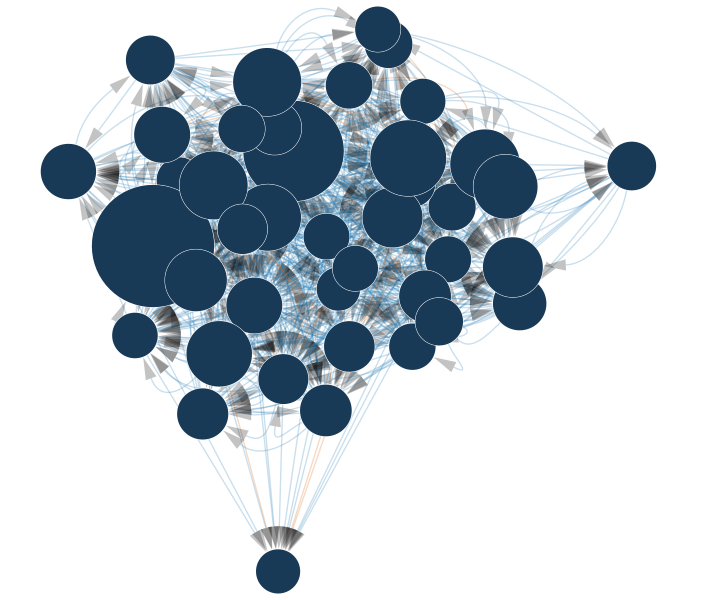
#> input picture outputs/cytoscape/bitcoin_otc_hub_view_cropped.png, 720 x 600 px
$ python -i compose_outputs.py   (imports and definitions only)
#> lines starting #> are read from the running program, lines starting #| are printed output that depends on the picture
"""Turn the Cytoscape exports into the final figures and the CyAnimator video.

Run after capture_in_cytoscape.py; Cytoscape does not need to be open. The network is
never redrawn here: this script crops Cytoscape's own images, chooses clean CyAnimator
frames, adds titles and legends, and encodes the video with ffmpeg.

Writes to outputs/cytoscape/:
  bitcoin_otc_spotlight.png                dark figure (slides and website)
  bitcoin_otc_spotlight_light.png          light figure (report)
  bitcoin_otc_spotlight_timeline.mp4       CyAnimator video
  bitcoin_otc_spotlight_timeline_poster.png
  cyanimator_provenance.json
"""
import hashlib
import json
from pathlib import Path
import shutil
import subprocess

import numpy as np
from matplotlib import font_manager
from PIL import Image, ImageDraw, ImageFont

ROOT = Path(__file__).resolve().parents[1]
CAPTURES = ROOT / 'outputs/cytoscape/captures'
OUT = ROOT / 'outputs/cytoscape'
STEPS = 24
STATES = ['2011', '2012', '2013', '2014', '2015', 'complete']
SHOWN = [5, 16, 54, 73, 76, 76]
NEW = [5, 11, 38, 19, 3]
NEW_NEGATIVE = [0, 0, 5, 6, 0]
HOLD = {0: 2.4, 1: 2.2, 2: 2.8, 3: 2.4, 4: 2.0, 5: 4.0}  # seconds on each keyframe

BG, TEXT, MUTED, FAINT = '#0B1220', '#F1F5F9', '#94A3B8', '#64748B'
AMBER, SLATE, TEAL, TEAL_NEW, CORAL = '#F5B841', '#94A3B8', '#2EC4B6', '#9BFFF2', '#F2617A'
LIGHT = {'bg': '#FFFFFF', 'text': '#111827', 'muted': '#4B5563', 'teal': '#0E9F8E',
         'coral': '#DC4363', 'amber': '#E59E1B', 'slate': '#A3B1C2'}
FOOTER = 'Drawn in Cytoscape 3.10 and animated with CyAnimator 2.2.1  ·  22 of 5,881 users  ·  ratings of ±5 or more'


def font(weight, size, display=False):
    """Inter if it is installed, otherwise DejaVu Sans (bundled with matplotlib)."""
    name = ('InterDisplay-' if display else 'Inter-') + weight + '.otf'
    for folder in ('/usr/share/fonts/opentype/inter', str(Path.home() / '.local/share/fonts'), 'C:/Windows/Fonts'):
        if (Path(folder) / name).exists():
            return ImageFont.truetype(str(Path(folder) / name), size)
    bold = weight in ('Bold', 'SemiBold')
    return ImageFont.truetype(font_manager.findfont(f'DejaVu Sans:{"bold" if bold else "normal"}'), size)


def content_box(images, background, margin):
    """Smallest box holding every non-background pixel of the given images."""
    mask = None
    for image in images:
        pixels = np.asarray(image.convert('RGB'), dtype=float) / 255
        bg = np.array(Image.new('RGB', (1, 1), background).getpixel((0, 0))) / 255
        here = np.abs(pixels - bg).max(axis=2) > 0.04
        mask = here if mask is None else mask | here
    ys, xs = np.nonzero(mask)
    w, h = images[0].size
    return (max(xs.min() - margin, 0), max(ys.min() - margin, 0),
            min(xs.max() + margin, w), min(ys.max() + margin, h))


def paste_fit(canvas, image, box):
    """Scale the image to fit inside box (left, top, right, bottom), centred."""
    left, top, right, bottom = box
    scale = min((right - left) / image.width, (bottom - top) / image.height)
    resized = image.resize((round(image.width * scale), round(image.height * scale)), Image.LANCZOS)
    canvas.paste(resized, (left + (right - left - resized.width) // 2, top + (bottom - top - resized.height) // 2))


def spaced(draw, xy, text, fnt, fill, spacing):
    x, y = xy
    for char in text:
        draw.text((x, y), char, font=fnt, fill=fill)
        x += draw.textlength(char, font=fnt) + spacing


def legend_row(draw, x, y, kind, label, fnt, colour_text, colours):
    if kind == 'dot':
        draw.ellipse((x + 6, y + 4, x + 30, y + 28), fill=colours)
    else:
        width, colour = colours
        draw.line((x, y + 16, x + 40, y + 16), fill=colour, width=width)
    draw.text((x + 58, y), label, font=fnt, fill=colour_text)


# ------------------------------------------------------------------ frames

# [112 lines left out: functions choose_frames, video_frame, build_video, not called in this run]


# ------------------------------------------------------------------ stills

def dark_figure(image):
    canvas = Image.new('RGB', (1920, 1080), BG)
    paste_fit(canvas, image.crop(content_box([image], BG, 40)), (40, 40, 1190, 1000))
    draw = ImageDraw.Draw(canvas)
    x = 1250
    spaced(draw, (x, 92), 'BITCOIN OTC  ·  WEB OF TRUST', font('SemiBold', 21), AMBER, 2)
    draw.multiline_text((x, 132), 'Strong ratings among the\nmost-rated users',
                        font=font('Bold', 44), fill=TEXT, spacing=12)
    draw.text((x, 270), '22 users  ·  76 strong ratings  ·  2010–2015', font=font('Medium', 27), fill=MUTED)
    rows = [('line', 'Positive rating (+5 to +10)', (5, TEAL)), ('line', 'Negative rating (−5 to −10)', (5, CORAL)),
            ('line', 'Thicker line = stronger rating', (8, '#4B5B73')), ('dot', 'Five most-rated users', AMBER),
            ('dot', 'Other users  ·  size = ratings received', SLATE)]
    for i, (kind, label, colours) in enumerate(rows):
        legend_row(draw, x, 380 + i * 56, kind, label, font('Regular', 26), TEXT if i < 2 else MUTED, colours)
    draw.text((x, 690), 'Arrows point from the rater to the rated user.', font=font('Regular', 24), fill=MUTED)
    draw.multiline_text((x, 760), 'The 25 users with the most positive ratings\nreceived; three have no strong rating with\nthe others and are not shown.',
                        font=font('Regular', 22), fill=FAINT, spacing=9)
    draw.text((52, 1028), 'Drawn in Cytoscape 3.10  ·  22 of 5,881 users  ·  ratings of ±5 or more',
              font=font('Regular', 18), fill=FAINT)
    canvas.save(OUT / 'bitcoin_otc_spotlight.png')


# [57 lines left out: functions light_figure, main, not called in this run]


# [2 lines not run here, left out]

>>> from PIL import Image
>>> picture = Image.open('../outputs/cytoscape/bitcoin_otc_hub_view_cropped.png')
#> picture is the input picture: PIL image 720x600 RGBA; mean R, G, B, A 194.1, 203.4, 211, 255
>>> result = dark_figure(picture)
#> in dark_figure, `canvas = Image.new('RGB', (1920, 1080), BG)`:
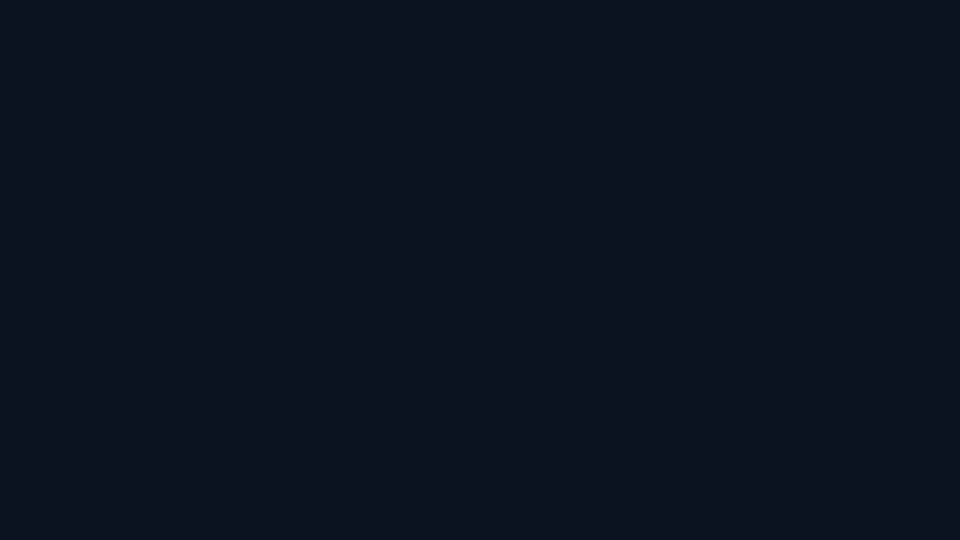
#> canvas: PIL image 1920x1080 RGB (shown at 1/2 size); mean R, G, B 11, 18, 32
#> in paste_fit, `canvas.paste(resized, (left + (right - left - resized.width) // 2, top..`:
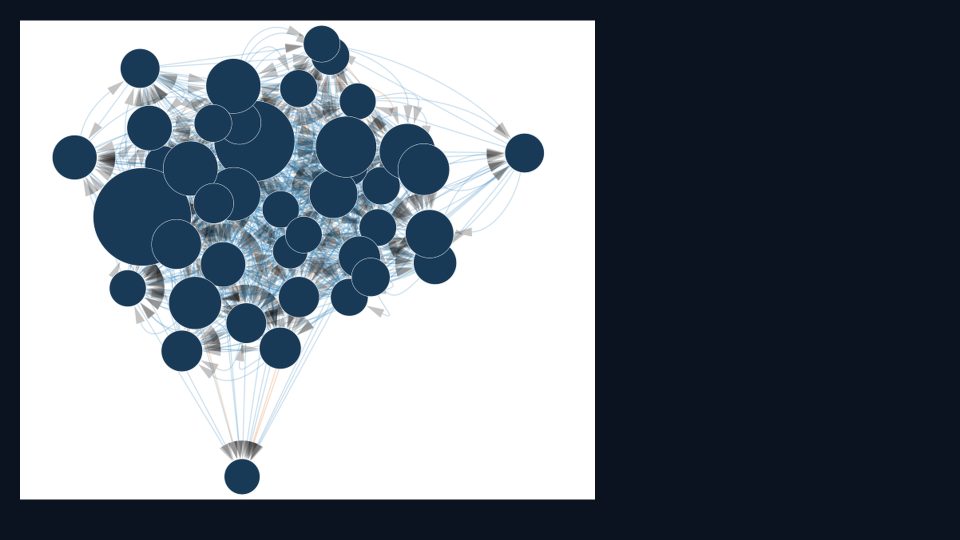
#> canvas: PIL image 1920x1080 RGB (shown at 1/2 size); mean R, G, B 108.2, 116.5, 127.1
#> in dark_figure, `canvas.save(OUT / 'bitcoin_otc_spotlight.png')`:
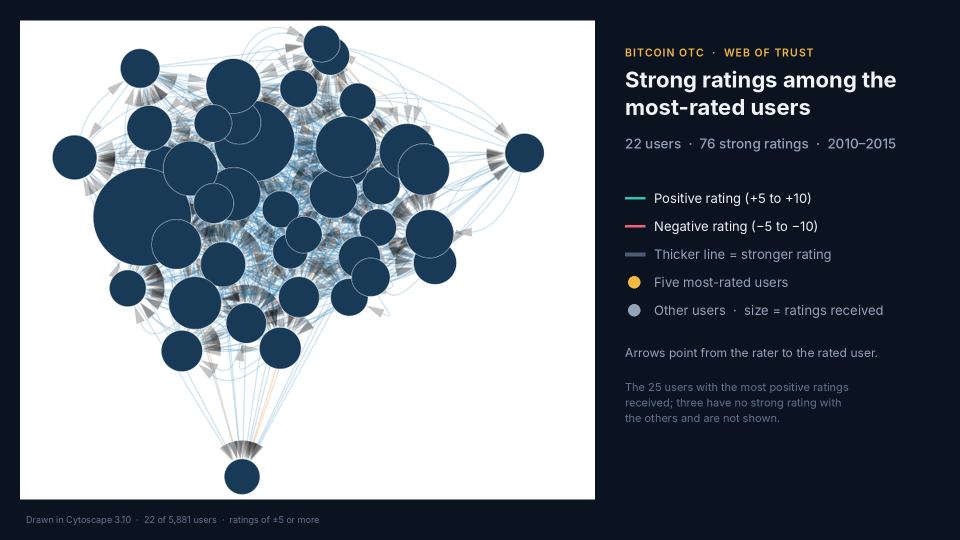
#> saved as bitcoin_otc_spotlight.png: PIL image 1920x1080 RGB (shown at 1/2 size); mean R, G, B 111.2, 119.4, 129.9
